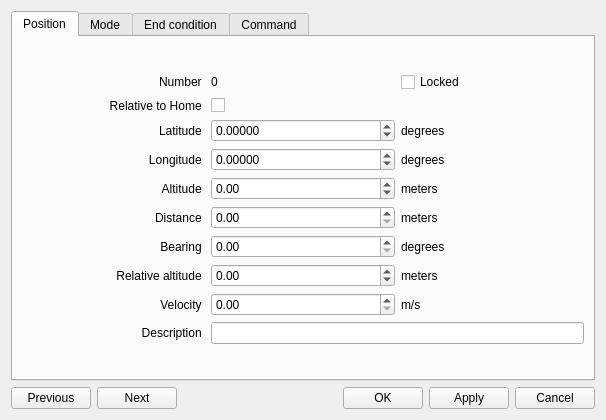
<?xml version="1.0" encoding="UTF-8"?>
<ui version="4.0">
 <class>opmap_edit_waypoint_dialog</class>
 <widget class="QWidget" name="opmap_edit_waypoint_dialog">
  <property name="modal" stdset="0">
   <bool>false</bool>
  </property>
  <property name="windowModality">
   <enum>Qt::NonModal</enum>
  </property>
  <property name="geometry">
   <rect>
    <x>0</x>
    <y>0</y>
    <width>606</width>
    <height>420</height>
   </rect>
  </property>
  <property name="sizePolicy">
   <sizepolicy hsizetype="MinimumExpanding" vsizetype="MinimumExpanding">
    <horstretch>0</horstretch>
    <verstretch>0</verstretch>
   </sizepolicy>
  </property>
  <property name="windowTitle">
   <string>OpenPilot GCS Edit Waypoint</string>
  </property>
  <property name="windowIcon">
   <iconset resource="../coreplugin/core.qrc">
    <normaloff>:/core/images/openpilot_logo_128.png</normaloff>:/core/images/openpilot_logo_128.png</iconset>
  </property>
  <layout class="QVBoxLayout" name="verticalLayout">
   <item>
    <widget class="QTabWidget" name="tabWidget">
     <property name="sizePolicy">
      <sizepolicy hsizetype="Preferred" vsizetype="Preferred">
       <horstretch>0</horstretch>
       <verstretch>0</verstretch>
      </sizepolicy>
     </property>
     <property name="currentIndex">
      <number>0</number>
     </property>
     <widget class="QWidget" name="tab_3">
      <attribute name="title">
       <string>Position</string>
      </attribute>
      <layout class="QGridLayout" name="gridLayout_2">
       <item row="0" column="0">
        <layout class="QGridLayout" name="gridLayout">
         <item row="2" column="0">
          <widget class="QLabel" name="lbLat">
           <property name="sizePolicy">
            <sizepolicy hsizetype="Minimum" vsizetype="Preferred">
             <horstretch>0</horstretch>
             <verstretch>0</verstretch>
            </sizepolicy>
           </property>
           <property name="text">
            <string>Latitude </string>
           </property>
           <property name="alignment">
            <set>Qt::AlignRight|Qt::AlignTrailing|Qt::AlignVCenter</set>
           </property>
          </widget>
         </item>
         <item row="3" column="0">
          <widget class="QLabel" name="lbLong">
           <property name="enabled">
            <bool>true</bool>
           </property>
           <property name="sizePolicy">
            <sizepolicy hsizetype="Minimum" vsizetype="Preferred">
             <horstretch>0</horstretch>
             <verstretch>0</verstretch>
            </sizepolicy>
           </property>
           <property name="text">
            <string>Longitude </string>
           </property>
           <property name="alignment">
            <set>Qt::AlignRight|Qt::AlignTrailing|Qt::AlignVCenter</set>
           </property>
          </widget>
         </item>
         <item row="11" column="0">
          <widget class="QLabel" name="label_8">
           <property name="sizePolicy">
            <sizepolicy hsizetype="Minimum" vsizetype="Preferred">
             <horstretch>0</horstretch>
             <verstretch>0</verstretch>
            </sizepolicy>
           </property>
           <property name="text">
            <string>Description </string>
           </property>
           <property name="alignment">
            <set>Qt::AlignRight|Qt::AlignTrailing|Qt::AlignVCenter</set>
           </property>
          </widget>
         </item>
         <item row="11" column="2" colspan="2">
          <widget class="QLineEdit" name="lineEditDescription"/>
         </item>
         <item row="2" column="2">
          <widget class="QDoubleSpinBox" name="doubleSpinBoxLatitude">
           <property name="sizePolicy">
            <sizepolicy hsizetype="Preferred" vsizetype="Fixed">
             <horstretch>0</horstretch>
             <verstretch>0</verstretch>
            </sizepolicy>
           </property>
           <property name="decimals">
            <number>5</number>
           </property>
           <property name="minimum">
            <double>-90.000000000000000</double>
           </property>
           <property name="maximum">
            <double>90.000000000000000</double>
           </property>
          </widget>
         </item>
         <item row="3" column="2">
          <widget class="QDoubleSpinBox" name="doubleSpinBoxLongitude">
           <property name="decimals">
            <number>5</number>
           </property>
           <property name="minimum">
            <double>-180.000000000000000</double>
           </property>
           <property name="maximum">
            <double>180.000000000000000</double>
           </property>
          </widget>
         </item>
         <item row="3" column="3">
          <widget class="QLabel" name="lbDegLong">
           <property name="text">
            <string>degrees</string>
           </property>
          </widget>
         </item>
         <item row="2" column="3">
          <widget class="QLabel" name="lbDegLat">
           <property name="text">
            <string>degrees</string>
           </property>
          </widget>
         </item>
         <item row="1" column="0">
          <widget class="QLabel" name="Type">
           <property name="sizePolicy">
            <sizepolicy hsizetype="Minimum" vsizetype="Preferred">
             <horstretch>0</horstretch>
             <verstretch>0</verstretch>
            </sizepolicy>
           </property>
           <property name="text">
            <string>Relative to Home </string>
           </property>
           <property name="alignment">
            <set>Qt::AlignRight|Qt::AlignTrailing|Qt::AlignVCenter</set>
           </property>
          </widget>
         </item>
         <item row="6" column="3">
          <widget class="QLabel" name="lbDistanceMeters">
           <property name="text">
            <string>meters</string>
           </property>
          </widget>
         </item>
         <item row="7" column="3">
          <widget class="QLabel" name="lbBearingDeg">
           <property name="text">
            <string>degrees</string>
           </property>
          </widget>
         </item>
         <item row="7" column="0">
          <widget class="QLabel" name="lbBearing">
           <property name="text">
            <string>Bearing </string>
           </property>
           <property name="alignment">
            <set>Qt::AlignRight|Qt::AlignTrailing|Qt::AlignVCenter</set>
           </property>
          </widget>
         </item>
         <item row="7" column="2">
          <widget class="QDoubleSpinBox" name="doubleSpinBoxBearing">
           <property name="decimals">
            <number>2</number>
           </property>
           <property name="maximum">
            <double>360.000000000000000</double>
           </property>
          </widget>
         </item>
         <item row="6" column="0">
          <widget class="QLabel" name="lbDistance">
           <property name="sizePolicy">
            <sizepolicy hsizetype="Minimum" vsizetype="Preferred">
             <horstretch>0</horstretch>
             <verstretch>0</verstretch>
            </sizepolicy>
           </property>
           <property name="text">
            <string>Distance </string>
           </property>
           <property name="alignment">
            <set>Qt::AlignRight|Qt::AlignTrailing|Qt::AlignVCenter</set>
           </property>
          </widget>
         </item>
         <item row="0" column="3">
          <widget class="QCheckBox" name="checkBoxLocked">
           <property name="layoutDirection">
            <enum>Qt::LeftToRight</enum>
           </property>
           <property name="text">
            <string>Locked</string>
           </property>
          </widget>
         </item>
         <item row="0" column="0">
          <widget class="QLabel" name="label_7">
           <property name="text">
            <string>Number </string>
           </property>
           <property name="alignment">
            <set>Qt::AlignRight|Qt::AlignTrailing|Qt::AlignVCenter</set>
           </property>
          </widget>
         </item>
         <item row="0" column="2">
          <widget class="QLabel" name="lbNumber">
           <property name="text">
            <string>0</string>
           </property>
          </widget>
         </item>
         <item row="1" column="2">
          <widget class="QCheckBox" name="checkBoxRelative">
           <property name="text">
            <string/>
           </property>
          </widget>
         </item>
         <item row="10" column="0">
          <widget class="QLabel" name="label_4">
           <property name="text">
            <string>Velocity </string>
           </property>
           <property name="alignment">
            <set>Qt::AlignRight|Qt::AlignTrailing|Qt::AlignVCenter</set>
           </property>
          </widget>
         </item>
         <item row="10" column="2">
          <widget class="QDoubleSpinBox" name="doubleSpinBoxVelocity">
           <property name="maximum">
            <double>999999999.000000000000000</double>
           </property>
          </widget>
         </item>
         <item row="4" column="0">
          <widget class="QLabel" name="label_3">
           <property name="sizePolicy">
            <sizepolicy hsizetype="Minimum" vsizetype="Preferred">
             <horstretch>0</horstretch>
             <verstretch>0</verstretch>
            </sizepolicy>
           </property>
           <property name="text">
            <string>Altitude </string>
           </property>
           <property name="alignment">
            <set>Qt::AlignRight|Qt::AlignTrailing|Qt::AlignVCenter</set>
           </property>
          </widget>
         </item>
         <item row="4" column="3">
          <widget class="QLabel" name="label_6">
           <property name="text">
            <string>meters</string>
           </property>
          </widget>
         </item>
         <item row="8" column="0">
          <widget class="QLabel" name="label_5">
           <property name="text">
            <string>Relative altitude </string>
           </property>
           <property name="alignment">
            <set>Qt::AlignRight|Qt::AlignTrailing|Qt::AlignVCenter</set>
           </property>
          </widget>
         </item>
         <item row="8" column="2">
          <widget class="QDoubleSpinBox" name="doubleSpinBoxRelativeAltitude">
           <property name="minimum">
            <double>-999999999.000000000000000</double>
           </property>
           <property name="maximum">
            <double>999999999.000000000000000</double>
           </property>
          </widget>
         </item>
         <item row="8" column="3">
          <widget class="QLabel" name="label_9">
           <property name="text">
            <string>meters</string>
           </property>
          </widget>
         </item>
         <item row="6" column="2">
          <widget class="QDoubleSpinBox" name="doubleSpinBoxDistance">
           <property name="decimals">
            <number>2</number>
           </property>
           <property name="maximum">
            <double>999999999.000000000000000</double>
           </property>
          </widget>
         </item>
         <item row="4" column="2">
          <widget class="QDoubleSpinBox" name="doubleSpinBoxAltitude">
           <property name="minimum">
            <double>-5000.000000000000000</double>
           </property>
           <property name="maximum">
            <double>5000.000000000000000</double>
           </property>
          </widget>
         </item>
         <item row="10" column="3">
          <widget class="QLabel" name="label_10">
           <property name="text">
            <string>m/s</string>
           </property>
          </widget>
         </item>
        </layout>
       </item>
      </layout>
     </widget>
     <widget class="QWidget" name="tab_4">
      <attribute name="title">
       <string>Mode</string>
      </attribute>
      <layout class="QGridLayout" name="gridLayout_8">
       <item row="0" column="0">
        <layout class="QGridLayout" name="gridLayout_3">
         <item row="0" column="0">
          <widget class="QLabel" name="label">
           <property name="sizePolicy">
            <sizepolicy hsizetype="Minimum" vsizetype="Preferred">
             <horstretch>0</horstretch>
             <verstretch>0</verstretch>
            </sizepolicy>
           </property>
           <property name="minimumSize">
            <size>
             <width>100</width>
             <height>0</height>
            </size>
           </property>
           <property name="layoutDirection">
            <enum>Qt::LeftToRight</enum>
           </property>
           <property name="text">
            <string>Mode</string>
           </property>
           <property name="alignment">
            <set>Qt::AlignRight|Qt::AlignTrailing|Qt::AlignVCenter</set>
           </property>
          </widget>
         </item>
         <item row="0" column="1">
          <widget class="QComboBox" name="cbMode"/>
         </item>
         <item row="1" column="1">
          <widget class="QDoubleSpinBox" name="dsb_modeParam1">
           <property name="maximum">
            <double>999999999.000000000000000</double>
           </property>
          </widget>
         </item>
         <item row="1" column="0">
          <widget class="QLabel" name="modeParam1">
           <property name="sizePolicy">
            <sizepolicy hsizetype="Minimum" vsizetype="Preferred">
             <horstretch>0</horstretch>
             <verstretch>0</verstretch>
            </sizepolicy>
           </property>
           <property name="layoutDirection">
            <enum>Qt::LeftToRight</enum>
           </property>
           <property name="text">
            <string>param1</string>
           </property>
           <property name="alignment">
            <set>Qt::AlignRight|Qt::AlignTrailing|Qt::AlignVCenter</set>
           </property>
          </widget>
         </item>
         <item row="2" column="0">
          <widget class="QLabel" name="modeParam2">
           <property name="sizePolicy">
            <sizepolicy hsizetype="Minimum" vsizetype="Preferred">
             <horstretch>0</horstretch>
             <verstretch>0</verstretch>
            </sizepolicy>
           </property>
           <property name="layoutDirection">
            <enum>Qt::LeftToRight</enum>
           </property>
           <property name="text">
            <string>param2</string>
           </property>
           <property name="alignment">
            <set>Qt::AlignRight|Qt::AlignTrailing|Qt::AlignVCenter</set>
           </property>
          </widget>
         </item>
         <item row="3" column="0">
          <widget class="QLabel" name="modeParam3">
           <property name="sizePolicy">
            <sizepolicy hsizetype="Minimum" vsizetype="Preferred">
             <horstretch>0</horstretch>
             <verstretch>0</verstretch>
            </sizepolicy>
           </property>
           <property name="layoutDirection">
            <enum>Qt::LeftToRight</enum>
           </property>
           <property name="text">
            <string>param3</string>
           </property>
           <property name="alignment">
            <set>Qt::AlignRight|Qt::AlignTrailing|Qt::AlignVCenter</set>
           </property>
          </widget>
         </item>
         <item row="4" column="0">
          <widget class="QLabel" name="modeParam4">
           <property name="sizePolicy">
            <sizepolicy hsizetype="Minimum" vsizetype="Preferred">
             <horstretch>0</horstretch>
             <verstretch>0</verstretch>
            </sizepolicy>
           </property>
           <property name="layoutDirection">
            <enum>Qt::LeftToRight</enum>
           </property>
           <property name="text">
            <string>param4</string>
           </property>
           <property name="alignment">
            <set>Qt::AlignRight|Qt::AlignTrailing|Qt::AlignVCenter</set>
           </property>
          </widget>
         </item>
         <item row="2" column="1">
          <widget class="QDoubleSpinBox" name="dsb_modeParam2">
           <property name="maximum">
            <double>999999999.000000000000000</double>
           </property>
          </widget>
         </item>
         <item row="3" column="1">
          <widget class="QDoubleSpinBox" name="dsb_modeParam3">
           <property name="maximum">
            <double>999999999.000000000000000</double>
           </property>
          </widget>
         </item>
         <item row="4" column="1">
          <widget class="QDoubleSpinBox" name="dsb_modeParam4">
           <property name="maximum">
            <double>999999999.000000000000000</double>
           </property>
          </widget>
         </item>
         <item row="2" column="2">
          <spacer name="horizontalSpacer_2">
           <property name="orientation">
            <enum>Qt::Horizontal</enum>
           </property>
           <property name="sizeHint" stdset="0">
            <size>
             <width>40</width>
             <height>20</height>
            </size>
           </property>
          </spacer>
         </item>
        </layout>
       </item>
      </layout>
     </widget>
     <widget class="QWidget" name="tab">
      <attribute name="title">
       <string>End condition</string>
      </attribute>
      <layout class="QGridLayout" name="gridLayout_7">
       <item row="0" column="0">
        <layout class="QGridLayout" name="gridLayout_4">
         <property name="sizeConstraint">
          <enum>QLayout::SetDefaultConstraint</enum>
         </property>
         <item row="0" column="0">
          <widget class="QLabel" name="Condition">
           <property name="sizePolicy">
            <sizepolicy hsizetype="Minimum" vsizetype="Preferred">
             <horstretch>0</horstretch>
             <verstretch>0</verstretch>
            </sizepolicy>
           </property>
           <property name="minimumSize">
            <size>
             <width>100</width>
             <height>0</height>
            </size>
           </property>
           <property name="layoutDirection">
            <enum>Qt::LeftToRight</enum>
           </property>
           <property name="text">
            <string>Condition</string>
           </property>
           <property name="alignment">
            <set>Qt::AlignRight|Qt::AlignTrailing|Qt::AlignVCenter</set>
           </property>
          </widget>
         </item>
         <item row="0" column="1">
          <widget class="QComboBox" name="cbCondition"/>
         </item>
         <item row="1" column="1">
          <widget class="QDoubleSpinBox" name="dsb_condParam1">
           <property name="maximum">
            <double>999999999.000000000000000</double>
           </property>
          </widget>
         </item>
         <item row="1" column="0">
          <widget class="QLabel" name="condParam1">
           <property name="sizePolicy">
            <sizepolicy hsizetype="Minimum" vsizetype="Preferred">
             <horstretch>0</horstretch>
             <verstretch>0</verstretch>
            </sizepolicy>
           </property>
           <property name="layoutDirection">
            <enum>Qt::LeftToRight</enum>
           </property>
           <property name="text">
            <string>param1</string>
           </property>
           <property name="alignment">
            <set>Qt::AlignRight|Qt::AlignTrailing|Qt::AlignVCenter</set>
           </property>
          </widget>
         </item>
         <item row="2" column="0">
          <widget class="QLabel" name="condParam2">
           <property name="sizePolicy">
            <sizepolicy hsizetype="Minimum" vsizetype="Preferred">
             <horstretch>0</horstretch>
             <verstretch>0</verstretch>
            </sizepolicy>
           </property>
           <property name="layoutDirection">
            <enum>Qt::LeftToRight</enum>
           </property>
           <property name="text">
            <string>param2</string>
           </property>
           <property name="alignment">
            <set>Qt::AlignRight|Qt::AlignTrailing|Qt::AlignVCenter</set>
           </property>
          </widget>
         </item>
         <item row="3" column="0">
          <widget class="QLabel" name="condParam3">
           <property name="sizePolicy">
            <sizepolicy hsizetype="Minimum" vsizetype="Preferred">
             <horstretch>0</horstretch>
             <verstretch>0</verstretch>
            </sizepolicy>
           </property>
           <property name="layoutDirection">
            <enum>Qt::LeftToRight</enum>
           </property>
           <property name="text">
            <string>param3</string>
           </property>
           <property name="alignment">
            <set>Qt::AlignRight|Qt::AlignTrailing|Qt::AlignVCenter</set>
           </property>
          </widget>
         </item>
         <item row="4" column="0">
          <widget class="QLabel" name="condParam4">
           <property name="sizePolicy">
            <sizepolicy hsizetype="Minimum" vsizetype="Preferred">
             <horstretch>0</horstretch>
             <verstretch>0</verstretch>
            </sizepolicy>
           </property>
           <property name="layoutDirection">
            <enum>Qt::LeftToRight</enum>
           </property>
           <property name="text">
            <string>param4</string>
           </property>
           <property name="alignment">
            <set>Qt::AlignRight|Qt::AlignTrailing|Qt::AlignVCenter</set>
           </property>
          </widget>
         </item>
         <item row="2" column="1">
          <widget class="QDoubleSpinBox" name="dsb_condParam2">
           <property name="maximum">
            <double>999999999.000000000000000</double>
           </property>
          </widget>
         </item>
         <item row="3" column="1">
          <widget class="QDoubleSpinBox" name="dsb_condParam3">
           <property name="maximum">
            <double>999999999.000000000000000</double>
           </property>
          </widget>
         </item>
         <item row="4" column="1">
          <widget class="QDoubleSpinBox" name="dsb_condParam4">
           <property name="maximum">
            <double>999999999.000000000000000</double>
           </property>
          </widget>
         </item>
         <item row="2" column="2">
          <spacer name="horizontalSpacer_3">
           <property name="orientation">
            <enum>Qt::Horizontal</enum>
           </property>
           <property name="sizeHint" stdset="0">
            <size>
             <width>40</width>
             <height>20</height>
            </size>
           </property>
          </spacer>
         </item>
        </layout>
       </item>
      </layout>
     </widget>
     <widget class="QWidget" name="tab_2">
      <attribute name="title">
       <string>Command</string>
      </attribute>
      <layout class="QGridLayout" name="gridLayout_6">
       <item row="0" column="0">
        <layout class="QGridLayout" name="gridLayout_5">
         <property name="sizeConstraint">
          <enum>QLayout::SetDefaultConstraint</enum>
         </property>
         <item row="0" column="0">
          <widget class="QLabel" name="label_2">
           <property name="sizePolicy">
            <sizepolicy hsizetype="Minimum" vsizetype="Preferred">
             <horstretch>0</horstretch>
             <verstretch>0</verstretch>
            </sizepolicy>
           </property>
           <property name="minimumSize">
            <size>
             <width>100</width>
             <height>0</height>
            </size>
           </property>
           <property name="layoutDirection">
            <enum>Qt::LeftToRight</enum>
           </property>
           <property name="text">
            <string>Command</string>
           </property>
           <property name="alignment">
            <set>Qt::AlignRight|Qt::AlignTrailing|Qt::AlignVCenter</set>
           </property>
          </widget>
         </item>
         <item row="0" column="1">
          <widget class="QComboBox" name="cbCommand"/>
         </item>
         <item row="1" column="0">
          <widget class="QLabel" name="jumpDest">
           <property name="sizePolicy">
            <sizepolicy hsizetype="Minimum" vsizetype="Preferred">
             <horstretch>0</horstretch>
             <verstretch>0</verstretch>
            </sizepolicy>
           </property>
           <property name="layoutDirection">
            <enum>Qt::LeftToRight</enum>
           </property>
           <property name="text">
            <string>Jump Destination</string>
           </property>
           <property name="alignment">
            <set>Qt::AlignRight|Qt::AlignTrailing|Qt::AlignVCenter</set>
           </property>
          </widget>
         </item>
         <item row="2" column="0">
          <widget class="QLabel" name="condParam2_2">
           <property name="sizePolicy">
            <sizepolicy hsizetype="Minimum" vsizetype="Preferred">
             <horstretch>0</horstretch>
             <verstretch>0</verstretch>
            </sizepolicy>
           </property>
           <property name="layoutDirection">
            <enum>Qt::LeftToRight</enum>
           </property>
           <property name="text">
            <string>Error Destination</string>
           </property>
           <property name="alignment">
            <set>Qt::AlignRight|Qt::AlignTrailing|Qt::AlignVCenter</set>
           </property>
          </widget>
         </item>
         <item row="2" column="2">
          <spacer name="horizontalSpacer_4">
           <property name="orientation">
            <enum>Qt::Horizontal</enum>
           </property>
           <property name="sizeHint" stdset="0">
            <size>
             <width>40</width>
             <height>20</height>
            </size>
           </property>
          </spacer>
         </item>
         <item row="1" column="1">
          <widget class="QSpinBox" name="sbJump"/>
         </item>
         <item row="2" column="1">
          <widget class="QSpinBox" name="sbError"/>
         </item>
        </layout>
       </item>
      </layout>
     </widget>
    </widget>
   </item>
   <item>
    <layout class="QHBoxLayout" name="horizontalLayout">
     <item>
      <widget class="QPushButton" name="pushButton">
       <property name="text">
        <string>Previous</string>
       </property>
      </widget>
     </item>
     <item>
      <widget class="QPushButton" name="pushButton_2">
       <property name="text">
        <string>Next</string>
       </property>
      </widget>
     </item>
     <item>
      <spacer name="horizontalSpacer">
       <property name="orientation">
        <enum>Qt::Horizontal</enum>
       </property>
       <property name="sizeHint" stdset="0">
        <size>
         <width>40</width>
         <height>20</height>
        </size>
       </property>
      </spacer>
     </item>
     <item>
      <widget class="QPushButton" name="pushButtonOK">
       <property name="text">
        <string>OK</string>
       </property>
      </widget>
     </item>
     <item>
      <widget class="QPushButton" name="pushButtonApply">
       <property name="text">
        <string>Apply</string>
       </property>
      </widget>
     </item>
     <item>
      <widget class="QPushButton" name="pushButtonCancel">
       <property name="text">
        <string>Cancel</string>
       </property>
      </widget>
     </item>
    </layout>
   </item>
  </layout>
 </widget>
 <resources>
  <include location="../coreplugin/core.qrc"/>
 </resources>
 <connections/>
</ui>
